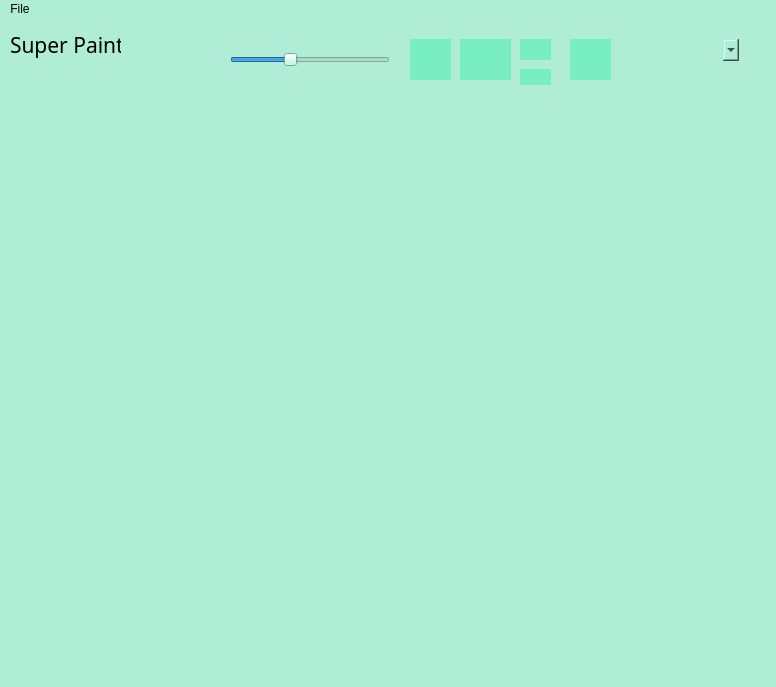
<?xml version="1.0" encoding="UTF-8"?>
<ui version="4.0">
 <class>MainWindow</class>
 <widget class="QMainWindow" name="MainWindow">
  <property name="geometry">
   <rect>
    <x>0</x>
    <y>0</y>
    <width>776</width>
    <height>687</height>
   </rect>
  </property>
  <property name="windowTitle">
   <string>MainWindow</string>
  </property>
  <property name="styleSheet">
   <string notr="true">background-color: #afedd7;
border: none;
</string>
  </property>
  <widget class="QWidget" name="centralwidget">
   <widget class="QLabel" name="label">
    <property name="geometry">
     <rect>
      <x>10</x>
      <y>10</y>
      <width>111</width>
      <height>31</height>
     </rect>
    </property>
    <property name="font">
     <font>
      <family>High Tower Text</family>
      <pointsize>16</pointsize>
     </font>
    </property>
    <property name="text">
     <string>Super Paint</string>
    </property>
   </widget>
   <widget class="QTextEdit" name="txtColor">
    <property name="geometry">
     <rect>
      <x>130</x>
      <y>10</y>
      <width>81</width>
      <height>61</height>
     </rect>
    </property>
   </widget>
   <widget class="QSlider" name="slider">
    <property name="geometry">
     <rect>
      <x>230</x>
      <y>30</y>
      <width>160</width>
      <height>22</height>
     </rect>
    </property>
    <property name="minimum">
     <number>1</number>
    </property>
    <property name="maximum">
     <number>80</number>
    </property>
    <property name="value">
     <number>30</number>
    </property>
    <property name="orientation">
     <enum>Qt::Horizontal</enum>
    </property>
   </widget>
   <widget class="QPushButton" name="btnPincel">
    <property name="geometry">
     <rect>
      <x>410</x>
      <y>20</y>
      <width>41</width>
      <height>41</height>
     </rect>
    </property>
    <property name="styleSheet">
     <string notr="true">background-color: #79edc3;
border: none;</string>
    </property>
    <property name="text">
     <string/>
    </property>
    <property name="icon">
     <iconset>
      <normaloff>../icons/brush.png</normaloff>../icons/brush.png</iconset>
    </property>
   </widget>
   <widget class="QPushButton" name="btnBorrador">
    <property name="geometry">
     <rect>
      <x>460</x>
      <y>20</y>
      <width>51</width>
      <height>41</height>
     </rect>
    </property>
    <property name="styleSheet">
     <string notr="true">background-color: #79edc3;
border: none;</string>
    </property>
    <property name="text">
     <string/>
    </property>
    <property name="icon">
     <iconset>
      <normaloff>../icons/eraser.png</normaloff>../icons/eraser.png</iconset>
    </property>
   </widget>
   <widget class="QPushButton" name="btnLinea">
    <property name="geometry">
     <rect>
      <x>520</x>
      <y>20</y>
      <width>31</width>
      <height>21</height>
     </rect>
    </property>
    <property name="styleSheet">
     <string notr="true">background-color: #79edc3;
border: none;</string>
    </property>
    <property name="text">
     <string/>
    </property>
    <property name="icon">
     <iconset>
      <normaloff>../icons/line.png</normaloff>../icons/line.png</iconset>
    </property>
   </widget>
   <widget class="QPushButton" name="btnCuadro">
    <property name="geometry">
     <rect>
      <x>520</x>
      <y>50</y>
      <width>31</width>
      <height>16</height>
     </rect>
    </property>
    <property name="styleSheet">
     <string notr="true">background-color: #79edc3;
border: none;</string>
    </property>
    <property name="text">
     <string/>
    </property>
    <property name="icon">
     <iconset>
      <normaloff>../icons/square.png</normaloff>../icons/square.png</iconset>
    </property>
   </widget>
   <widget class="QPushButton" name="btnGuardar">
    <property name="geometry">
     <rect>
      <x>570</x>
      <y>20</y>
      <width>41</width>
      <height>41</height>
     </rect>
    </property>
    <property name="styleSheet">
     <string notr="true">background-color: #79edc3;
border: none;</string>
    </property>
    <property name="text">
     <string/>
    </property>
    <property name="icon">
     <iconset>
      <normaloff>../icons/save.png</normaloff>../icons/save.png</iconset>
    </property>
   </widget>
   <widget class="QComboBox" name="comboDibujos">
    <property name="geometry">
     <rect>
      <x>670</x>
      <y>20</y>
      <width>69</width>
      <height>22</height>
     </rect>
    </property>
   </widget>
   <widget class="Canvas" name="widget" native="true">
    <property name="geometry">
     <rect>
      <x>100</x>
      <y>70</y>
      <width>600</width>
      <height>600</height>
     </rect>
    </property>
    <property name="styleSheet">
     <string notr="true">background-color: </string>
    </property>
   </widget>
  </widget>
  <widget class="QMenuBar" name="menubar">
   <property name="geometry">
    <rect>
     <x>0</x>
     <y>0</y>
     <width>776</width>
     <height>21</height>
    </rect>
   </property>
   <widget class="QMenu" name="menuFile">
    <property name="title">
     <string>File</string>
    </property>
    <addaction name="actionOpen"/>
   </widget>
   <addaction name="menuFile"/>
  </widget>
  <widget class="QStatusBar" name="statusbar"/>
  <action name="actionOpen">
   <property name="text">
    <string>Open</string>
   </property>
  </action>
 </widget>
 <customwidgets>
  <customwidget>
   <class>Canvas</class>
   <extends>QWidget</extends>
   <header>canvas</header>
   <container>1</container>
  </customwidget>
 </customwidgets>
 <resources/>
 <connections/>
</ui>
